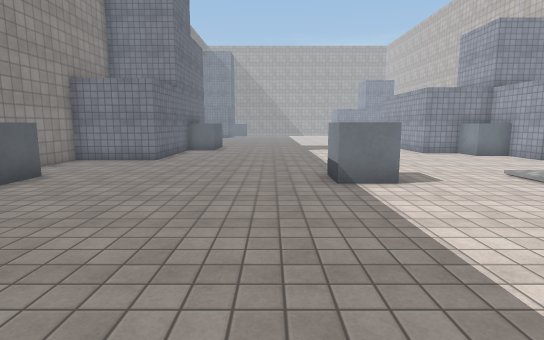
[1] (above)

17 first-person views from a walk through a scene from a Unity 3-D project. The camera is 1.4 m above the floor, tilts 8° down and sees 80° across. The floor is counted in squares, 1 m on a side. Each view is taken from the middle of a square. On the plan, view 1 faces up. The plan holds only what a view shows up to about 15 squares ahead; the rest is blank. The place goes on beyond the plan. The player character is not drawn. Surface patterns are stand-ins for the level's own textures.

[2]
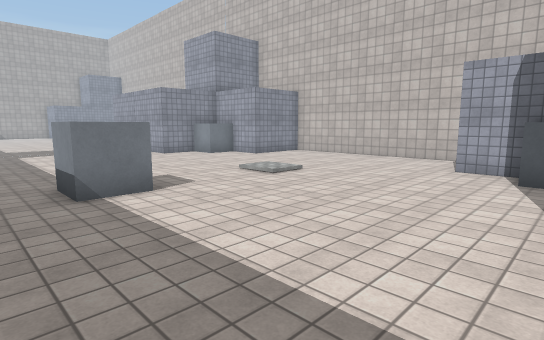

[3]
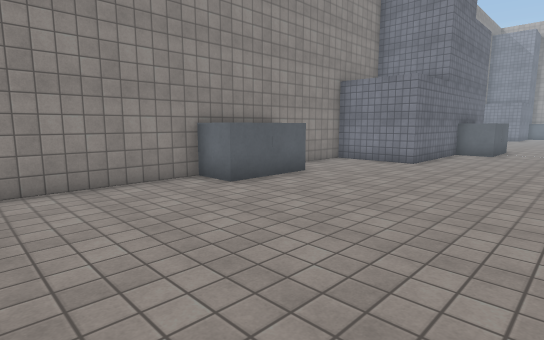

[4]
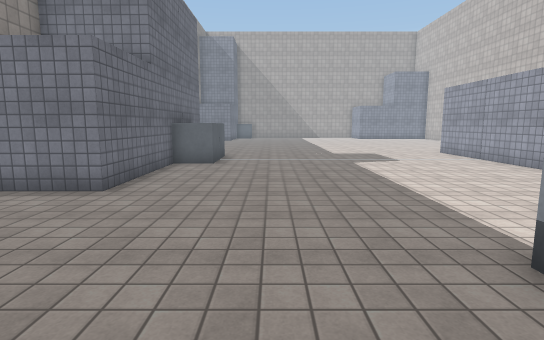

[5]
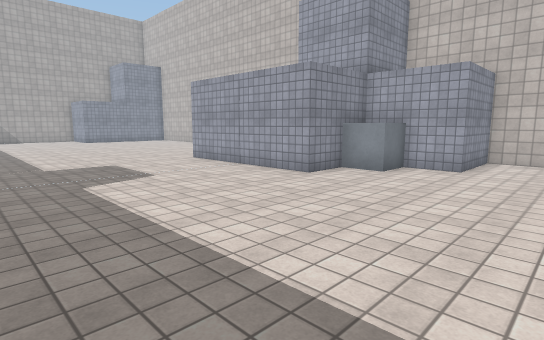

[6]
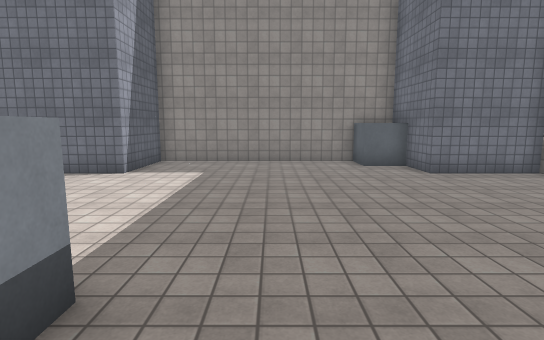

[7]
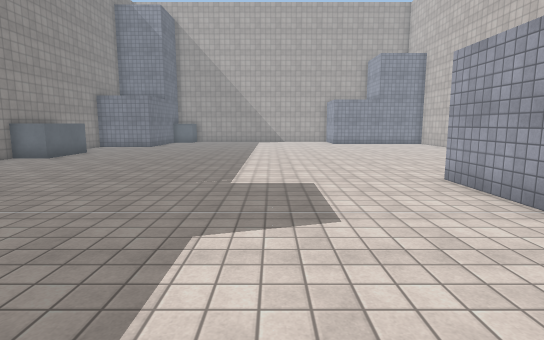

[8]
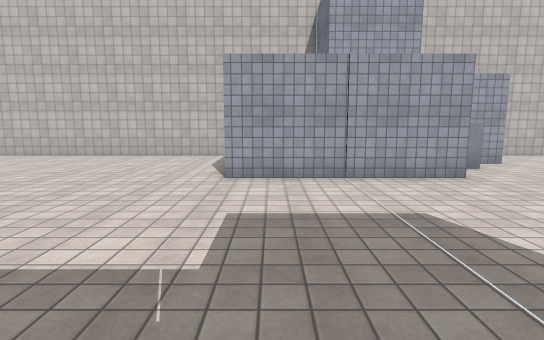

[9]
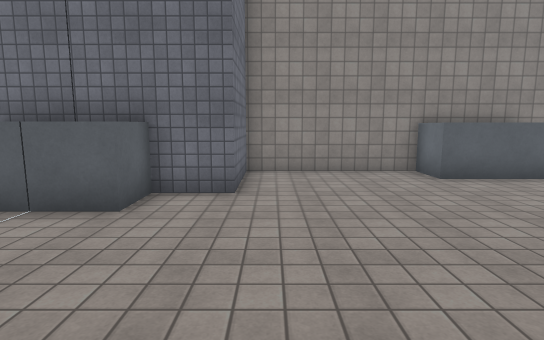

[10]
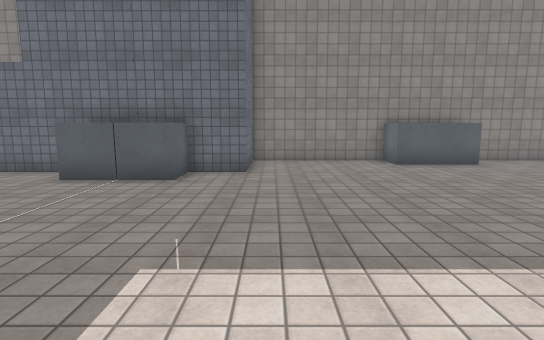

[11]
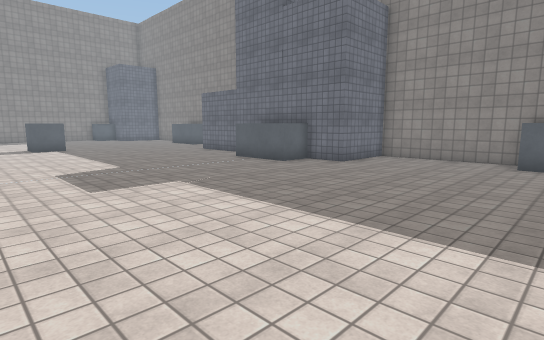

[12]
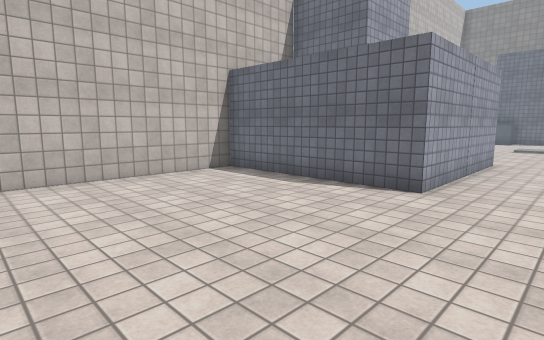

[13]
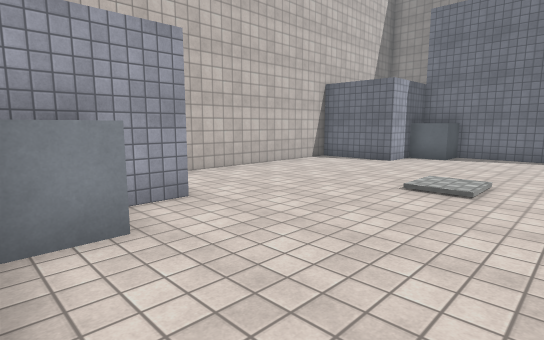

[14]
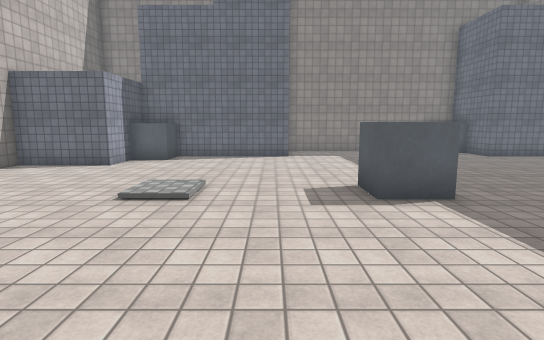

[15]
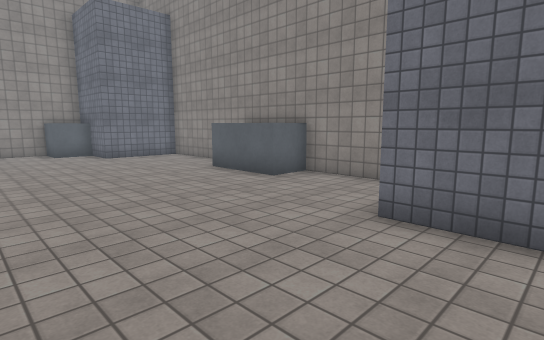

[16]
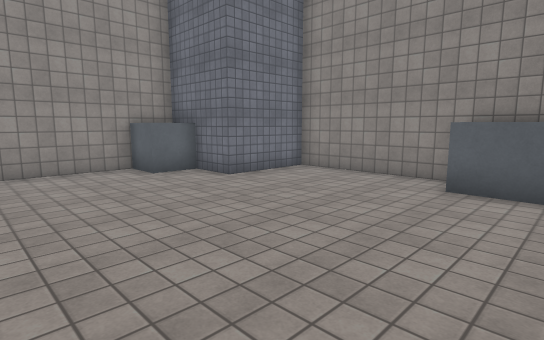

[17]
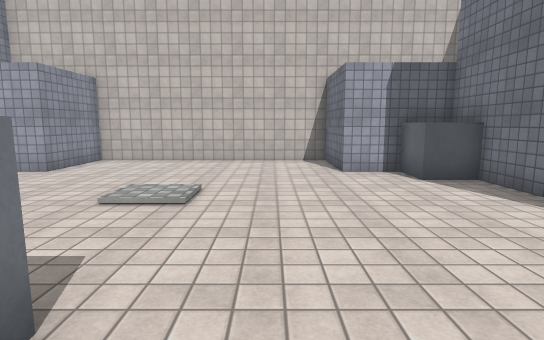

### Floor plan
Points are (right, up) in squares from view 1. A wall is a line through its corners. A room is listed if a view was taken in it or the views show most of it. See-through windows are left out.
Room 1 (views 1, 2, 3, 4, 5, 6, 7, 8, 9, 10, 11, 12, 13, 14, 15, 16, 17)
walls: (-7.7, 5.6) (-7.7, 0.7) (-4.6, 0.7) (-4.6, -2.4) (4.3, -2.4) (4.3, 0.7) (8.5, 0.7); (-7.7, 26.6) (-7.7, 22.2) (-4.6, 22.2) (-4.6, 12.7) (-7.7, 12.7) (-7.7, 9.4); (10.6, 0.6) (10.6, 3.9) (13.7, 3.9) (13.7, 12.7) (10.6, 12.7) (10.6, 15.9) (7.4, 15.9) (7.4, 22.2) (13.7, 22.2) (13.7, 29.5)
objects: other object (-8, 6) to (-6, 7); other object (-8, 8) to (-6, 9); other object (-8, 27) to (-6, 28); other object (-8, 29) to (-6, 29); other object (-4, -2) to (-3, -1); other object (-4, 18) to (-3, 19); other object (-4, 20) to (-3, 20); other object (2, 8) to (3, 9); other object (9, 1) to (10, 2); other object (9, 15) to (10, 15)

Where each view was taken, in squares from view 1:
view 1: 0 up, 0 right, facing up
view 2: 1 up, 0 right, facing up-right
view 3: 1 up, 0 right, facing up-left
view 4: 6 up, 1 left, facing up
view 5: 10 up, 0 right, facing up-right
view 6: 10 up, 0 right, facing down
view 7: 14 up, 3 right, facing up
view 8: 21 up, 1 left, facing right
view 9: 23 up, 2 right, facing left
view 10: 23 up, 5 right, facing left
view 11: 29 up, 6 right, facing down-left
view 12: 29 up, 5 right, facing down-right
view 13: 16 up, 5 right, facing down-right
view 14: 15 up, 5 right, facing down
view 15: 15 up, 0 right, facing down-left
view 16: 8 up, 1 right, facing down-left
view 17: 6 up, 1 right, facing right
